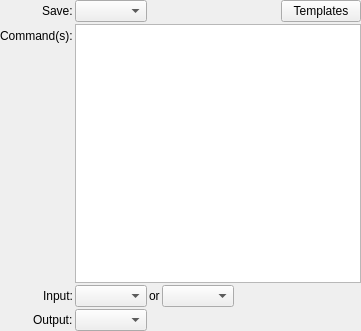
<?xml version="1.0" encoding="UTF-8"?>
<ui version="4.0">
 <class>Command</class>
 <widget class="QWidget" name="Command">
  <property name="geometry">
   <rect>
    <x>0</x>
    <y>0</y>
    <width>361</width>
    <height>331</height>
   </rect>
  </property>
  <property name="windowTitle">
   <string>Form</string>
  </property>
  <layout class="QFormLayout" name="formLayout_2">
   <property name="fieldGrowthPolicy">
    <enum>QFormLayout::AllNonFixedFieldsGrow</enum>
   </property>
   <property name="labelAlignment">
    <set>Qt::AlignRight|Qt::AlignTrailing|Qt::AlignVCenter</set>
   </property>
   <property name="horizontalSpacing">
    <number>2</number>
   </property>
   <property name="verticalSpacing">
    <number>2</number>
   </property>
   <property name="margin">
    <number>0</number>
   </property>
   <item row="0" column="0">
    <widget class="QLabel" name="label">
     <property name="text">
      <string>Save:</string>
     </property>
    </widget>
   </item>
   <item row="0" column="1">
    <layout class="QHBoxLayout" name="horizontalLayout_2">
     <item>
      <widget class="QComboBox" name="comboBoxBeforeRunning"/>
     </item>
     <item>
      <spacer name="horizontalSpacer_2">
       <property name="orientation">
        <enum>Qt::Horizontal</enum>
       </property>
       <property name="sizeHint" stdset="0">
        <size>
         <width>40</width>
         <height>20</height>
        </size>
       </property>
      </spacer>
     </item>
     <item>
      <widget class="QPushButton" name="pushButtonTemplates">
       <property name="text">
        <string>Templates</string>
       </property>
      </widget>
     </item>
    </layout>
   </item>
   <item row="1" column="0">
    <widget class="QLabel" name="label_2">
     <property name="text">
      <string>Command(s):</string>
     </property>
    </widget>
   </item>
   <item row="1" column="1">
    <widget class="QPlainTextEdit" name="command">
     <property name="sizePolicy">
      <sizepolicy hsizetype="Expanding" vsizetype="Expanding">
       <horstretch>0</horstretch>
       <verstretch>1</verstretch>
      </sizepolicy>
     </property>
    </widget>
   </item>
   <item row="2" column="0">
    <widget class="QLabel" name="label_3">
     <property name="text">
      <string>Input:</string>
     </property>
    </widget>
   </item>
   <item row="2" column="1">
    <layout class="QHBoxLayout" name="horizontalLayout">
     <item>
      <widget class="QComboBox" name="comboBoxInput"/>
     </item>
     <item>
      <widget class="QLabel" name="labelInputOption">
       <property name="text">
        <string>or</string>
       </property>
      </widget>
     </item>
     <item>
      <widget class="QComboBox" name="comboBoxFallbackInput"/>
     </item>
     <item>
      <spacer name="horizontalSpacer">
       <property name="orientation">
        <enum>Qt::Horizontal</enum>
       </property>
       <property name="sizeHint" stdset="0">
        <size>
         <width>40</width>
         <height>20</height>
        </size>
       </property>
      </spacer>
     </item>
    </layout>
   </item>
   <item row="3" column="0">
    <widget class="QLabel" name="label_4">
     <property name="text">
      <string>Output:</string>
     </property>
    </widget>
   </item>
   <item row="3" column="1">
    <layout class="QHBoxLayout" name="horizontalLayout_3">
     <item>
      <widget class="QComboBox" name="comboBoxOutput"/>
     </item>
     <item>
      <spacer name="horizontalSpacer_3">
       <property name="orientation">
        <enum>Qt::Horizontal</enum>
       </property>
       <property name="sizeHint" stdset="0">
        <size>
         <width>40</width>
         <height>20</height>
        </size>
       </property>
      </spacer>
     </item>
    </layout>
   </item>
  </layout>
 </widget>
 <resources/>
 <connections/>
</ui>
